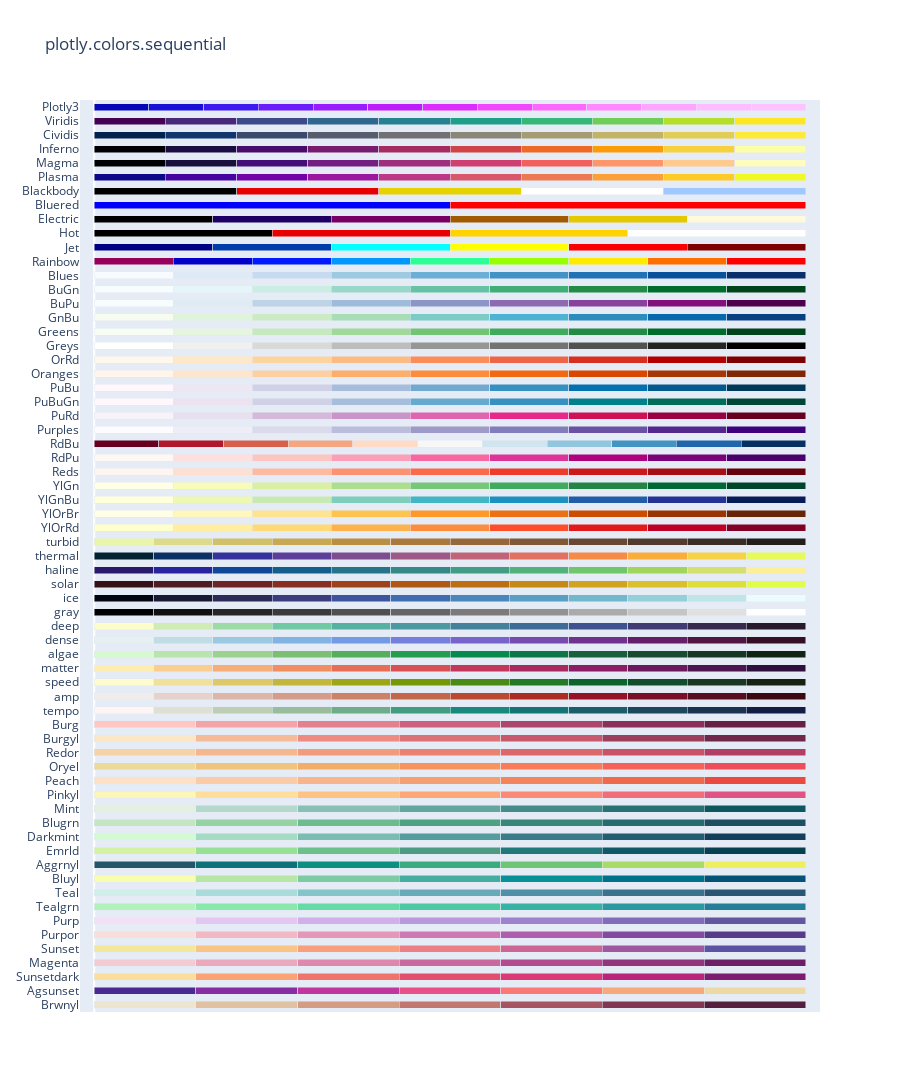

Notebook source saved alongside this figure:
### Markdown cell above
### Some Colours

### Code cell
px.colors.sequential.swatches()

### Figure 1 — Plotly figure (JSON) as saved in the notebook; plotly's stock layout.template omitted (floating-point values rounded to 4 significant figures)
{"data": [{"customdata": [0, 1, 2, 3, 4, 5, 6], "hovertemplate": "%{y}[%{customdata}] = %{marker.color}<extra></extra>", "marker": {"color": ["rgb(237, 229, 207)", "rgb(224, 194, 162)", "rgb(211, 156, 131)", "rgb(193, 118, 111)", "rgb(166, 84, 97)", "rgb(129, 55, 83)", "rgb(84, 31, 63)"]}, "orientation": "h", "type": "bar", "x": [1, 1, 1, 1, 1, 1, 1], "y": ["Brwnyl", "Brwnyl", "Brwnyl", "Brwnyl", "Brwnyl", "Brwnyl", "Brwnyl"]}, {"customdata": [0, 1, 2, 3, 4, 5, 6], "hovertemplate": "%{y}[%{customdata}] = %{marker.color}<extra></extra>", "marker": {"color": ["rgb(75, 41, 145)", "rgb(135, 44, 162)", "rgb(192, 54, 157)", "rgb(234, 79, 136)", "rgb(250, 120, 118)", "rgb(246, 169, 122)", "rgb(237, 217, 163)"]}, "orientation": "h", "type": "bar", "x": [1, 1, 1, 1, 1, 1, 1], "y": ["Agsunset", "Agsunset", "Agsunset", "Agsunset", "Agsunset", "Agsunset", "Agsunset"]}, {"customdata": [0, 1, 2, 3, 4, 5, 6], "hovertemplate": "%{y}[%{customdata}] = %{marker.color}<extra></extra>", "marker": {"color": ["rgb(252, 222, 156)", "rgb(250, 164, 118)", "rgb(240, 116, 110)", "rgb(227, 79, 111)", "rgb(220, 57, 119)", "rgb(185, 37, 122)", "rgb(124, 29, 111)"]}, "orientation": "h", "type": "bar", "x": [1, 1, 1, 1, 1, 1, 1], "y": ["Sunsetdark", "Sunsetdark", "Sunsetdark", "Sunsetdark", "Sunsetdark", "Sunsetdark", "Sunsetdark"]}, {"customdata": [0, 1, 2, 3, 4, 5, 6], "hovertemplate": "%{y}[%{customdata}] = %{marker.color}<extra></extra>", "marker": {"color": ["rgb(243, 203, 211)", "rgb(234, 169, 189)", "rgb(221, 136, 172)", "rgb(202, 105, 157)", "rgb(177, 77, 142)", "rgb(145, 53, 125)", "rgb(108, 33, 103)"]}, "orientation": "h", "type": "bar", "x": [1, 1, 1, 1, 1, 1, 1], "y": ["Magenta", "Magenta", "Magenta", "Magenta", "Magenta", "Magenta", "Magenta"]}, {"customdata": [0, 1, 2, 3, 4, 5, 6], "hovertemplate": "%{y}[%{customdata}] = %{marker.color}<extra></extra>", "marker": {"color": ["rgb(243, 231, 155)", "rgb(250, 196, 132)", "rgb(248, 160, 126)", "rgb(235, 127, 134)", "rgb(206, 102, 147)", "rgb(160, 89, 160)", "rgb(92, 83, 165)"]}, "orientation": "h", "type": "bar", "x": [1, 1, 1, 1, 1, 1, 1], "y": ["Sunset", "Sunset", "Sunset", "Sunset", "Sunset", "Sunset", "Sunset"]}, {"customdata": [0, 1, 2, 3, 4, 5, 6], "hovertemplate": "%{y}[%{customdata}] = %{marker.color}<extra></extra>", "marker": {"color": ["rgb(249, 221, 218)", "rgb(242, 185, 196)", "rgb(229, 151, 185)", "rgb(206, 120, 179)", "rgb(173, 95, 173)", "rgb(131, 75, 160)", "rgb(87, 59, 136)"]}, "orientation": "h", "type": "bar", "x": [1, 1, 1, 1, 1, 1, 1], "y": ["Purpor", "Purpor", "Purpor", "Purpor", "Purpor", "Purpor", "Purpor"]}, {"customdata": [0, 1, 2, 3, 4, 5, 6], "hovertemplate": "%{y}[%{customdata}] = %{marker.color}<extra></extra>", "marker": {"color": ["rgb(243, 224, 247)", "rgb(228, 199, 241)", "rgb(209, 175, 232)", "rgb(185, 152, 221)", "rgb(159, 130, 206)", "rgb(130, 109, 186)", "rgb(99, 88, 159)"]}, "orientation": "h", "type": "bar", "x": [1, 1, 1, 1, 1, 1, 1], "y": ["Purp", "Purp", "Purp", "Purp", "Purp", "Purp", "Purp"]}, {"customdata": [0, 1, 2, 3, 4, 5, 6], "hovertemplate": "%{y}[%{customdata}] = %{marker.color}<extra></extra>", "marker": {"color": ["rgb(176, 242, 188)", "rgb(137, 232, 172)", "rgb(103, 219, 165)", "rgb(76, 200, 163)", "rgb(56, 178, 163)", "rgb(44, 152, 160)", "rgb(37, 125, 152)"]}, "orientation": "h", "type": "bar", "x": [1, 1, 1, 1, 1, 1, 1], "y": ["Tealgrn", "Tealgrn", "Tealgrn", "Tealgrn", "Tealgrn", "Tealgrn", "Tealgrn"]}, {"customdata": [0, 1, 2, 3, 4, 5, 6], "hovertemplate": "%{y}[%{customdata}] = %{marker.color}<extra></extra>", "marker": {"color": ["rgb(209, 238, 234)", "rgb(168, 219, 217)", "rgb(133, 196, 201)", "rgb(104, 171, 184)", "rgb(79, 144, 166)", "rgb(59, 115, 143)", "rgb(42, 86, 116)"]}, "orientation": "h", "type": "bar", "x": [1, 1, 1, 1, 1, 1, 1], "y": ["Teal", "Teal", "Teal", "Teal", "Teal", "Teal", "Teal"]}, {"customdata": [0, 1, 2, 3, 4, 5, 6], "hovertemplate": "%{y}[%{customdata}] = %{marker.color}<extra></extra>", "marker": {"color": ["rgb(247, 254, 174)", "rgb(183, 230, 165)", "rgb(124, 203, 162)", "rgb(70, 174, 160)", "rgb(8, 144, 153)", "rgb(0, 113, 139)", "rgb(4, 82, 117)"]}, "orientation": "h", "type": "bar", "x": [1, 1, 1, 1, 1, 1, 1], "y": ["Bluyl", "Bluyl", "Bluyl", "Bluyl", "Bluyl", "Bluyl", "Bluyl"]}, {"customdata": [0, 1, 2, 3, 4, 5, 6], "hovertemplate": "%{y}[%{customdata}] = %{marker.color}<extra></extra>", "marker": {"color": ["rgb(36, 86, 104)", "rgb(15, 114, 121)", "rgb(13, 143, 129)", "rgb(57, 171, 126)", "rgb(110, 197, 116)", "rgb(169, 220, 103)", "rgb(237, 239, 93)"]}, "orientation": "h", "type": "bar", "x": [1, 1, 1, 1, 1, 1, 1], "y": ["Aggrnyl", "Aggrnyl", "Aggrnyl", "Aggrnyl", "Aggrnyl", "Aggrnyl", "Aggrnyl"]}, {"customdata": [0, 1, 2, 3, 4, 5, 6], "hovertemplate": "%{y}[%{customdata}] = %{marker.color}<extra></extra>", "marker": {"color": ["rgb(211, 242, 163)", "rgb(151, 225, 150)", "rgb(108, 192, 139)", "rgb(76, 155, 130)", "rgb(33, 122, 121)", "rgb(16, 89, 101)", "rgb(7, 64, 80)"]}, "orientation": "h", "type": "bar", "x": [1, 1, 1, 1, 1, 1, 1], "y": ["Emrld", "Emrld", "Emrld", "Emrld", "Emrld", "Emrld", "Emrld"]}, {"customdata": [0, 1, 2, 3, 4, 5, 6], "hovertemplate": "%{y}[%{customdata}] = %{marker.color}<extra></extra>", "marker": {"color": ["rgb(210, 251, 212)", "rgb(165, 219, 194)", "rgb(123, 188, 176)", "rgb(85, 156, 158)", "rgb(58, 124, 137)", "rgb(35, 93, 114)", "rgb(18, 63, 90)"]}, "orientation": "h", "type": "bar", "x": [1, 1, 1, 1, 1, 1, 1], "y": ["Darkmint", "Darkmint", "Darkmint", "Darkmint", "Darkmint", "Darkmint", "Darkmint"]}, {"customdata": [0, 1, 2, 3, 4, 5, 6], "hovertemplate": "%{y}[%{customdata}] = %{marker.color}<extra></extra>", "marker": {"color": ["rgb(196, 230, 195)", "rgb(150, 210, 164)", "rgb(109, 188, 144)", "rgb(77, 162, 132)", "rgb(54, 135, 122)", "rgb(38, 107, 110)", "rgb(29, 79, 96)"]}, "orientation": "h", "type": "bar", "x": [1, 1, 1, 1, 1, 1, 1], "y": ["Blugrn", "Blugrn", "Blugrn", "Blugrn", "Blugrn", "Blugrn", "Blugrn"]}, {"customdata": [0, 1, 2, 3, 4, 5, 6], "hovertemplate": "%{y}[%{customdata}] = %{marker.color}<extra></extra>", "marker": {"color": ["rgb(228, 241, 225)", "rgb(180, 217, 204)", "rgb(137, 192, 182)", "rgb(99, 166, 160)", "rgb(68, 140, 138)", "rgb(40, 114, 116)", "rgb(13, 88, 95)"]}, "orientation": "h", "type": "bar", "x": [1, 1, 1, 1, 1, 1, 1], "y": ["Mint", "Mint", "Mint", "Mint", "Mint", "Mint", "Mint"]}, {"customdata": [0, 1, 2, 3, 4, 5, 6], "hovertemplate": "%{y}[%{customdata}] = %{marker.color}<extra></extra>", "marker": {"color": ["rgb(254, 246, 181)", "rgb(255, 221, 154)", "rgb(255, 194, 133)", "rgb(255, 166, 121)", "rgb(250, 138, 118)", "rgb(241, 109, 122)", "rgb(225, 83, 131)"]}, "orientation": "h", "type": "bar", "x": [1, 1, 1, 1, 1, 1, 1], "y": ["Pinkyl", "Pinkyl", "Pinkyl", "Pinkyl", "Pinkyl", "Pinkyl", "Pinkyl"]}, {"customdata": [0, 1, 2, 3, 4, 5, 6], "hovertemplate": "%{y}[%{customdata}] = %{marker.color}<extra></extra>", "marker": {"color": ["rgb(253, 224, 197)", "rgb(250, 203, 166)", "rgb(248, 181, 139)", "rgb(245, 158, 114)", "rgb(242, 133, 93)", "rgb(239, 106, 76)", "rgb(235, 74, 64)"]}, "orientation": "h", "type": "bar", "x": [1, 1, 1, 1, 1, 1, 1], "y": ["Peach", "Peach", "Peach", "Peach", "Peach", "Peach", "Peach"]}, {"customdata": [0, 1, 2, 3, 4, 5, 6], "hovertemplate": "%{y}[%{customdata}] = %{marker.color}<extra></extra>", "marker": {"color": ["rgb(236, 218, 154)", "rgb(239, 196, 126)", "rgb(243, 173, 106)", "rgb(247, 148, 93)", "rgb(249, 123, 87)", "rgb(246, 99, 86)", "rgb(238, 77, 90)"]}, "orientation": "h", "type": "bar", "x": [1, 1, 1, 1, 1, 1, 1], "y": ["Oryel", "Oryel", "Oryel", "Oryel", "Oryel", "Oryel", "Oryel"]}, {"customdata": [0, 1, 2, 3, 4, 5, 6], "hovertemplate": "%{y}[%{customdata}] = %{marker.color}<extra></extra>", "marker": {"color": ["rgb(246, 210, 169)", "rgb(245, 183, 142)", "rgb(241, 156, 124)", "rgb(234, 129, 113)", "rgb(221, 104, 108)", "rgb(202, 82, 104)", "rgb(177, 63, 100)"]}, "orientation": "h", "type": "bar", "x": [1, 1, 1, 1, 1, 1, 1], "y": ["Redor", "Redor", "Redor", "Redor", "Redor", "Redor", "Redor"]}, {"customdata": [0, 1, 2, 3, 4, 5, 6], "hovertemplate": "%{y}[%{customdata}] = %{marker.color}<extra></extra>", "marker": {"color": ["rgb(251, 230, 197)", "rgb(245, 186, 152)", "rgb(238, 138, 130)", "rgb(220, 113, 118)", "rgb(200, 88, 108)", "rgb(156, 63, 93)", "rgb(112, 40, 74)"]}, "orientation": "h", "type": "bar", "x": [1, 1, 1, 1, 1, 1, 1], "y": ["Burgyl", "Burgyl", "Burgyl", "Burgyl", "Burgyl", "Burgyl", "Burgyl"]}, {"customdata": [0, 1, 2, 3, 4, 5, 6], "hovertemplate": "%{y}[%{customdata}] = %{marker.color}<extra></extra>", "marker": {"color": ["rgb(255, 198, 196)", "rgb(244, 163, 168)", "rgb(227, 129, 145)", "rgb(204, 96, 125)", "rgb(173, 70, 108)", "rgb(139, 48, 88)", "rgb(103, 32, 68)"]}, "orientation": "h", "type": "bar", "x": [1, 1, 1, 1, 1, 1, 1], "y": ["Burg", "Burg", "Burg", "Burg", "Burg", "Burg", "Burg"]}, {"customdata": [0, 1, 2, 3, 4, 5, 6, 7, 8, 9, 10, 11], "hovertemplate": "%{y}[%{customdata}] = %{marker.color}<extra></extra>", "marker": {"color": ["rgb(254, 245, 244)", "rgb(222, 224, 210)", "rgb(189, 206, 181)", "rgb(153, 189, 156)", "rgb(110, 173, 138)", "rgb(65, 157, 129)", "rgb(25, 137, 125)", "rgb(18, 116, 117)", "rgb(25, 94, 106)", "rgb(28, 72, 93)", "rgb(25, 51, 80)", "rgb(20, 29, 67)"]}, "orientation": "h", "type": "bar", "x": [1, 1, 1, 1, 1, 1, 1, 1, 1, 1, 1, 1], "y": ["tempo", "tempo", "tempo", "tempo", "tempo", "tempo", "tempo", "tempo", "tempo", "tempo", "tempo", "tempo"]}, {"customdata": [0, 1, 2, 3, 4, 5, 6, 7, 8, 9, 10, 11], "hovertemplate": "%{y}[%{customdata}] = %{marker.color}<extra></extra>", "marker": {"color": ["rgb(241, 236, 236)", "rgb(230, 209, 203)", "rgb(221, 182, 170)", "rgb(213, 156, 137)", "rgb(205, 129, 103)", "rgb(196, 102, 73)", "rgb(186, 74, 47)", "rgb(172, 44, 36)", "rgb(149, 19, 39)", "rgb(120, 14, 40)", "rgb(89, 13, 31)", "rgb(60, 9, 17)"]}, "orientation": "h", "type": "bar", "x": [1, 1, 1, 1, 1, 1, 1, 1, 1, 1, 1, 1], "y": ["amp", "amp", "amp", "amp", "amp", "amp", "amp", "amp", "amp", "amp", "amp", "amp"]}, {"customdata": [0, 1, 2, 3, 4, 5, 6, 7, 8, 9, 10, 11], "hovertemplate": "%{y}[%{customdata}] = %{marker.color}<extra></extra>", "marker": {"color": ["rgb(254, 252, 205)", "rgb(239, 225, 156)", "rgb(221, 201, 106)", "rgb(194, 182, 59)", "rgb(157, 167, 21)", "rgb(116, 153, 5)", "rgb(75, 138, 20)", "rgb(35, 121, 36)", "rgb(11, 100, 44)", "rgb(18, 78, 43)", "rgb(25, 56, 34)", "rgb(23, 35, 18)"]}, "orientation": "h", "type": "bar", "x": [1, 1, 1, 1, 1, 1, 1, 1, 1, 1, 1, 1], "y": ["speed", "speed", "speed", "speed", "speed", "speed", "speed", "speed", "speed", "speed", "speed", "speed"]}, {"customdata": [0, 1, 2, 3, 4, 5, 6, 7, 8, 9, 10, 11], "hovertemplate": "%{y}[%{customdata}] = %{marker.color}<extra></extra>", "marker": {"color": ["rgb(253, 237, 176)", "rgb(250, 205, 145)", "rgb(246, 173, 119)", "rgb(240, 142, 98)", "rgb(231, 109, 84)", "rgb(216, 80, 83)", "rgb(195, 56, 90)", "rgb(168, 40, 96)", "rgb(138, 29, 99)", "rgb(107, 24, 93)", "rgb(76, 21, 80)", "rgb(47, 15, 61)"]}, "orientation": "h", "type": "bar", "x": [1, 1, 1, 1, 1, 1, 1, 1, 1, 1, 1, 1], "y": ["matter", "matter", "matter", "matter", "matter", "matter", "matter", "matter", "matter", "matter", "matter", "matter"]}, {"customdata": [0, 1, 2, 3, 4, 5, 6, 7, 8, 9, 10, 11], "hovertemplate": "%{y}[%{customdata}] = %{marker.color}<extra></extra>", "marker": {"color": ["rgb(214, 249, 207)", "rgb(186, 228, 174)", "rgb(156, 209, 143)", "rgb(124, 191, 115)", "rgb(85, 174, 91)", "rgb(37, 157, 81)", "rgb(7, 138, 78)", "rgb(13, 117, 71)", "rgb(23, 95, 61)", "rgb(25, 75, 49)", "rgb(23, 55, 35)", "rgb(17, 36, 20)"]}, "orientation": "h", "type": "bar", "x": [1, 1, 1, 1, 1, 1, 1, 1, 1, 1, 1, 1], "y": ["algae", "algae", "algae", "algae", "algae", "algae", "algae", "algae", "algae", "algae", "algae", "algae"]}, {"customdata": [0, 1, 2, 3, 4, 5, 6, 7, 8, 9, 10, 11], "hovertemplate": "%{y}[%{customdata}] = %{marker.color}<extra></extra>", "marker": {"color": ["rgb(230, 240, 240)", "rgb(191, 221, 229)", "rgb(156, 201, 226)", "rgb(129, 180, 227)", "rgb(115, 154, 228)", "rgb(117, 127, 221)", "rgb(120, 100, 202)", "rgb(119, 74, 175)", "rgb(113, 50, 141)", "rgb(100, 31, 104)", "rgb(80, 20, 66)", "rgb(54, 14, 36)"]}, "orientation": "h", "type": "bar", "x": [1, 1, 1, 1, 1, 1, 1, 1, 1, 1, 1, 1], "y": ["dense", "dense", "dense", "dense", "dense", "dense", "dense", "dense", "dense", "dense", "dense", "dense"]}, {"customdata": [0, 1, 2, 3, 4, 5, 6, 7, 8, 9, 10, 11], "hovertemplate": "%{y}[%{customdata}] = %{marker.color}<extra></extra>", "marker": {"color": ["rgb(253, 253, 204)", "rgb(206, 236, 179)", "rgb(156, 219, 165)", "rgb(111, 201, 163)", "rgb(86, 177, 163)", "rgb(76, 153, 160)", "rgb(68, 130, 155)", "rgb(62, 108, 150)", "rgb(62, 82, 143)", "rgb(64, 60, 115)", "rgb(54, 43, 77)", "rgb(39, 26, 44)"]}, "orientation": "h", "type": "bar", "x": [1, 1, 1, 1, 1, 1, 1, 1, 1, 1, 1, 1], "y": ["deep", "deep", "deep", "deep", "deep", "deep", "deep", "deep", "deep", "deep", "deep", "deep"]}, {"customdata": [0, 1, 2, 3, 4, 5, 6, 7, 8, 9, 10, 11], "hovertemplate": "%{y}[%{customdata}] = %{marker.color}<extra></extra>", "marker": {"color": ["rgb(0, 0, 0)", "rgb(16, 16, 16)", "rgb(38, 38, 38)", "rgb(59, 59, 59)", "rgb(81, 80, 80)", "rgb(102, 101, 101)", "rgb(124, 123, 122)", "rgb(146, 146, 145)", "rgb(171, 171, 170)", "rgb(197, 197, 195)", "rgb(224, 224, 223)", "rgb(254, 254, 253)"]}, "orientation": "h", "type": "bar", "x": [1, 1, 1, 1, 1, 1, 1, 1, 1, 1, 1, 1], "y": ["gray", "gray", "gray", "gray", "gray", "gray", "gray", "gray", "gray", "gray", "gray", "gray"]}, {"customdata": [0, 1, 2, 3, 4, 5, 6, 7, 8, 9, 10, 11], "hovertemplate": "%{y}[%{customdata}] = %{marker.color}<extra></extra>", "marker": {"color": ["rgb(3, 5, 18)", "rgb(25, 25, 51)", "rgb(44, 42, 87)", "rgb(58, 60, 125)", "rgb(62, 83, 160)", "rgb(62, 109, 178)", "rgb(72, 134, 187)", "rgb(89, 159, 196)", "rgb(114, 184, 205)", "rgb(149, 207, 216)", "rgb(192, 229, 232)", "rgb(234, 252, 253)"]}, "orientation": "h", "type": "bar", "x": [1, 1, 1, 1, 1, 1, 1, 1, 1, 1, 1, 1], "y": ["ice", "ice", "ice", "ice", "ice", "ice", "ice", "ice", "ice", "ice", "ice", "ice"]}, {"customdata": [0, 1, 2, 3, 4, 5, 6, 7, 8, 9, 10, 11], "hovertemplate": "%{y}[%{customdata}] = %{marker.color}<extra></extra>", "marker": {"color": ["rgb(51, 19, 23)", "rgb(79, 28, 33)", "rgb(108, 36, 36)", "rgb(135, 47, 32)", "rgb(157, 66, 25)", "rgb(174, 88, 20)", "rgb(188, 111, 19)", "rgb(199, 137, 22)", "rgb(209, 164, 32)", "rgb(217, 192, 44)", "rgb(222, 222, 59)", "rgb(224, 253, 74)"]}, "orientation": "h", "type": "bar", "x": [1, 1, 1, 1, 1, 1, 1, 1, 1, 1, 1, 1], "y": ["solar", "solar", "solar", "solar", "solar", "solar", "solar", "solar", "solar", "solar", "solar", "solar"]}, {"customdata": [0, 1, 2, 3, 4, 5, 6, 7, 8, 9, 10, 11], "hovertemplate": "%{y}[%{customdata}] = %{marker.color}<extra></extra>", "marker": {"color": ["rgb(41, 24, 107)", "rgb(42, 35, 160)", "rgb(15, 71, 153)", "rgb(18, 95, 142)", "rgb(38, 116, 137)", "rgb(53, 136, 136)", "rgb(65, 157, 133)", "rgb(81, 178, 124)", "rgb(111, 198, 107)", "rgb(160, 214, 91)", "rgb(212, 225, 112)", "rgb(253, 238, 153)"]}, "orientation": "h", "type": "bar", "x": [1, 1, 1, 1, 1, 1, 1, 1, 1, 1, 1, 1], "y": ["haline", "haline", "haline", "haline", "haline", "haline", "haline", "haline", "haline", "haline", "haline", "haline"]}, {"customdata": [0, 1, 2, 3, 4, 5, 6, 7, 8, 9, 10, 11], "hovertemplate": "%{y}[%{customdata}] = %{marker.color}<extra></extra>", "marker": {"color": ["rgb(3, 35, 51)", "rgb(13, 48, 100)", "rgb(53, 50, 155)", "rgb(93, 62, 153)", "rgb(126, 77, 143)", "rgb(158, 89, 135)", "rgb(193, 100, 121)", "rgb(225, 113, 97)", "rgb(246, 139, 69)", "rgb(251, 173, 60)", "rgb(246, 211, 70)", "rgb(231, 250, 90)"]}, "orientation": "h", "type": "bar", "x": [1, 1, 1, 1, 1, 1, 1, 1, 1, 1, 1, 1], "y": ["thermal", "thermal", "thermal", "thermal", "thermal", "thermal", "thermal", "thermal", "thermal", "thermal", "thermal", "thermal"]}, {"customdata": [0, 1, 2, 3, 4, 5, 6, 7, 8, 9, 10, 11], "hovertemplate": "%{y}[%{customdata}] = %{marker.color}<extra></extra>", "marker": {"color": ["rgb(232, 245, 171)", "rgb(220, 219, 137)", "rgb(209, 193, 107)", "rgb(199, 168, 83)", "rgb(186, 143, 66)", "rgb(170, 121, 60)", "rgb(151, 103, 58)", "rgb(129, 87, 56)", "rgb(104, 72, 53)", "rgb(80, 59, 46)", "rgb(57, 45, 37)", "rgb(34, 30, 27)"]}, "orientation": "h", "type": "bar", "x": [1, 1, 1, 1, 1, 1, 1, 1, 1, 1, 1, 1], "y": ["turbid", "turbid", "turbid", "turbid", "turbid", "turbid", "turbid", "turbid", "turbid", "turbid", "turbid", "turbid"]}, {"customdata": [0, 1, 2, 3, 4, 5, 6, 7, 8], "hovertemplate": "%{y}[%{customdata}] = %{marker.color}<extra></extra>", "marker": {"color": ["rgb(255,255,204)", "rgb(255,237,160)", "rgb(254,217,118)", "rgb(254,178,76)", "rgb(253,141,60)", "rgb(252,78,42)", "rgb(227,26,28)", "rgb(189,0,38)", "rgb(128,0,38)"]}, "orientation": "h", "type": "bar", "x": [1, 1, 1, 1, 1, 1, 1, 1, 1], "y": ["YlOrRd", "YlOrRd", "YlOrRd", "YlOrRd", "YlOrRd", "YlOrRd", "YlOrRd", "YlOrRd", "YlOrRd"]}, {"customdata": [0, 1, 2, 3, 4, 5, 6, 7, 8], "hovertemplate": "%{y}[%{customdata}] = %{marker.color}<extra></extra>", "marker": {"color": ["rgb(255,255,229)", "rgb(255,247,188)", "rgb(254,227,145)", "rgb(254,196,79)", "rgb(254,153,41)", "rgb(236,112,20)", "rgb(204,76,2)", "rgb(153,52,4)", "rgb(102,37,6)"]}, "orientation": "h", "type": "bar", "x": [1, 1, 1, 1, 1, 1, 1, 1, 1], "y": ["YlOrBr", "YlOrBr", "YlOrBr", "YlOrBr", "YlOrBr", "YlOrBr", "YlOrBr", "YlOrBr", "YlOrBr"]}, {"customdata": [0, 1, 2, 3, 4, 5, 6, 7, 8], "hovertemplate": "%{y}[%{customdata}] = %{marker.color}<extra></extra>", "marker": {"color": ["rgb(255,255,217)", "rgb(237,248,177)", "rgb(199,233,180)", "rgb(127,205,187)", "rgb(65,182,196)", "rgb(29,145,192)", "rgb(34,94,168)", "rgb(37,52,148)", "rgb(8,29,88)"]}, "orientation": "h", "type": "bar", "x": [1, 1, 1, 1, 1, 1, 1, 1, 1], "y": ["YlGnBu", "YlGnBu", "YlGnBu", "YlGnBu", "YlGnBu", "YlGnBu", "YlGnBu", "YlGnBu", "YlGnBu"]}, {"customdata": [0, 1, 2, 3, 4, 5, 6, 7, 8], "hovertemplate": "%{y}[%{customdata}] = %{marker.color}<extra></extra>", "marker": {"color": ["rgb(255,255,229)", "rgb(247,252,185)", "rgb(217,240,163)", "rgb(173,221,142)", "rgb(120,198,121)", "rgb(65,171,93)", "rgb(35,132,67)", "rgb(0,104,55)", "rgb(0,69,41)"]}, "orientation": "h", "type": "bar", "x": [1, 1, 1, 1, 1, 1, 1, 1, 1], "y": ["YlGn", "YlGn", "YlGn", "YlGn", "YlGn", "YlGn", "YlGn", "YlGn", "YlGn"]}, {"customdata": [0, 1, 2, 3, 4, 5, 6, 7, 8], "hovertemplate": "%{y}[%{customdata}] = %{marker.color}<extra></extra>", "marker": {"color": ["rgb(255,245,240)", "rgb(254,224,210)", "rgb(252,187,161)", "rgb(252,146,114)", "rgb(251,106,74)", "rgb(239,59,44)", "rgb(203,24,29)", "rgb(165,15,21)", "rgb(103,0,13)"]}, "orientation": "h", "type": "bar", "x": [1, 1, 1, 1, 1, 1, 1, 1, 1], "y": ["Reds", "Reds", "Reds", "Reds", "Reds", "Reds", "Reds", "Reds", "Reds"]}, {"customdata": [0, 1, 2, 3, 4, 5, 6, 7, 8], "hovertemplate": "%{y}[%{customdata}] = %{marker.color}<extra></extra>", "marker": {"color": ["rgb(255,247,243)", "rgb(253,224,221)", "rgb(252,197,192)", "rgb(250,159,181)", "rgb(247,104,161)", "rgb(221,52,151)", "rgb(174,1,126)", "rgb(122,1,119)", "rgb(73,0,106)"]}, "orientation": "h", "type": "bar", "x": [1, 1, 1, 1, 1, 1, 1, 1, 1], "y": ["RdPu", "RdPu", "RdPu", "RdPu", "RdPu", "RdPu", "RdPu", "RdPu", "RdPu"]}, {"customdata": [0, 1, 2, 3, 4, 5, 6, 7, 8, 9, 10], "hovertemplate": "%{y}[%{customdata}] = %{marker.color}<extra></extra>", "marker": {"color": ["rgb(103,0,31)", "rgb(178,24,43)", "rgb(214,96,77)", "rgb(244,165,130)", "rgb(253,219,199)", "rgb(247,247,247)", "rgb(209,229,240)", "rgb(146,197,222)", "rgb(67,147,195)", "rgb(33,102,172)", "rgb(5,48,97)"]}, "orientation": "h", "type": "bar", "x": [1, 1, 1, 1, 1, 1, 1, 1, 1, 1, 1], "y": ["RdBu", "RdBu", "RdBu", "RdBu", "RdBu", "RdBu", "RdBu", "RdBu", "RdBu", "RdBu", "RdBu"]}, {"customdata": [0, 1, 2, 3, 4, 5, 6, 7, 8], "hovertemplate": "%{y}[%{customdata}] = %{marker.color}<extra></extra>", "marker": {"color": ["rgb(252,251,253)", "rgb(239,237,245)", "rgb(218,218,235)", "rgb(188,189,220)", "rgb(158,154,200)", "rgb(128,125,186)", "rgb(106,81,163)", "rgb(84,39,143)", "rgb(63,0,125)"]}, "orientation": "h", "type": "bar", "x": [1, 1, 1, 1, 1, 1, 1, 1, 1], "y": ["Purples", "Purples", "Purples", "Purples", "Purples", "Purples", "Purples", "Purples", "Purples"]}, {"customdata": [0, 1, 2, 3, 4, 5, 6, 7, 8], "hovertemplate": "%{y}[%{customdata}] = %{marker.color}<extra></extra>", "marker": {"color": ["rgb(247,244,249)", "rgb(231,225,239)", "rgb(212,185,218)", "rgb(201,148,199)", "rgb(223,101,176)", "rgb(231,41,138)", "rgb(206,18,86)", "rgb(152,0,67)", "rgb(103,0,31)"]}, "orientation": "h", "type": "bar", "x": [1, 1, 1, 1, 1, 1, 1, 1, 1], "y": ["PuRd", "PuRd", "PuRd", "PuRd", "PuRd", "PuRd", "PuRd", "PuRd", "PuRd"]}, {"customdata": [0, 1, 2, 3, 4, 5, 6, 7, 8], "hovertemplate": "%{y}[%{customdata}] = %{marker.color}<extra></extra>", "marker": {"color": ["rgb(255,247,251)", "rgb(236,226,240)", "rgb(208,209,230)", "rgb(166,189,219)", "rgb(103,169,207)", "rgb(54,144,192)", "rgb(2,129,138)", "rgb(1,108,89)", "rgb(1,70,54)"]}, "orientation": "h", "type": "bar", "x": [1, 1, 1, 1, 1, 1, 1, 1, 1], "y": ["PuBuGn", "PuBuGn", "PuBuGn", "PuBuGn", "PuBuGn", "PuBuGn", "PuBuGn", "PuBuGn", "PuBuGn"]}, {"customdata": [0, 1, 2, 3, 4, 5, 6, 7, 8], "hovertemplate": "%{y}[%{customdata}] = %{marker.color}<extra></extra>", "marker": {"color": ["rgb(255,247,251)", "rgb(236,231,242)", "rgb(208,209,230)", "rgb(166,189,219)", "rgb(116,169,207)", "rgb(54,144,192)", "rgb(5,112,176)", "rgb(4,90,141)", "rgb(2,56,88)"]}, "orientation": "h", "type": "bar", "x": [1, 1, 1, 1, 1, 1, 1, 1, 1], "y": ["PuBu", "PuBu", "PuBu", "PuBu", "PuBu", "PuBu", "PuBu", "PuBu", "PuBu"]}, {"customdata": [0, 1, 2, 3, 4, 5, 6, 7, 8], "hovertemplate": "%{y}[%{customdata}] = %{marker.color}<extra></extra>", "marker": {"color": ["rgb(255,245,235)", "rgb(254,230,206)", "rgb(253,208,162)", "rgb(253,174,107)", "rgb(253,141,60)", "rgb(241,105,19)", "rgb(217,72,1)", "rgb(166,54,3)", "rgb(127,39,4)"]}, "orientation": "h", "type": "bar", "x": [1, 1, 1, 1, 1, 1, 1, 1, 1], "y": ["Oranges", "Oranges", "Oranges", "Oranges", "Oranges", "Oranges", "Oranges", "Oranges", "Oranges"]}, {"customdata": [0, 1, 2, 3, 4, 5, 6, 7, 8], "hovertemplate": "%{y}[%{customdata}] = %{marker.color}<extra></extra>", "marker": {"color": ["rgb(255,247,236)", "rgb(254,232,200)", "rgb(253,212,158)", "rgb(253,187,132)", "rgb(252,141,89)", "rgb(239,101,72)", "rgb(215,48,31)", "rgb(179,0,0)", "rgb(127,0,0)"]}, "orientation": "h", "type": "bar", "x": [1, 1, 1, 1, 1, 1, 1, 1, 1], "y": ["OrRd", "OrRd", "OrRd", "OrRd", "OrRd", "OrRd", "OrRd", "OrRd", "OrRd"]}, {"customdata": [0, 1, 2, 3, 4, 5, 6, 7, 8], "hovertemplate": "%{y}[%{customdata}] = %{marker.color}<extra></extra>", "marker": {"color": ["rgb(255,255,255)", "rgb(240,240,240)", "rgb(217,217,217)", "rgb(189,189,189)", "rgb(150,150,150)", "rgb(115,115,115)", "rgb(82,82,82)", "rgb(37,37,37)", "rgb(0,0,0)"]}, "orientation": "h", "type": "bar", "x": [1, 1, 1, 1, 1, 1, 1, 1, 1], "y": ["Greys", "Greys", "Greys", "Greys", "Greys", "Greys", "Greys", "Greys", "Greys"]}, {"customdata": [0, 1, 2, 3, 4, 5, 6, 7, 8], "hovertemplate": "%{y}[%{customdata}] = %{marker.color}<extra></extra>", "marker": {"color": ["rgb(247,252,245)", "rgb(229,245,224)", "rgb(199,233,192)", "rgb(161,217,155)", "rgb(116,196,118)", "rgb(65,171,93)", "rgb(35,139,69)", "rgb(0,109,44)", "rgb(0,68,27)"]}, "orientation": "h", "type": "bar", "x": [1, 1, 1, 1, 1, 1, 1, 1, 1], "y": ["Greens", "Greens", "Greens", "Greens", "Greens", "Greens", "Greens", "Greens", "Greens"]}, {"customdata": [0, 1, 2, 3, 4, 5, 6, 7, 8], "hovertemplate": "%{y}[%{customdata}] = %{marker.color}<extra></extra>", "marker": {"color": ["rgb(247,252,240)", "rgb(224,243,219)", "rgb(204,235,197)", "rgb(168,221,181)", "rgb(123,204,196)", "rgb(78,179,211)", "rgb(43,140,190)", "rgb(8,104,172)", "rgb(8,64,129)"]}, "orientation": "h", "type": "bar", "x": [1, 1, 1, 1, 1, 1, 1, 1, 1], "y": ["GnBu", "GnBu", "GnBu", "GnBu", "GnBu", "GnBu", "GnBu", "GnBu", "GnBu"]}, {"customdata": [0, 1, 2, 3, 4, 5, 6, 7, 8], "hovertemplate": "%{y}[%{customdata}] = %{marker.color}<extra></extra>", "marker": {"color": ["rgb(247,252,253)", "rgb(224,236,244)", "rgb(191,211,230)", "rgb(158,188,218)", "rgb(140,150,198)", "rgb(140,107,177)", "rgb(136,65,157)", "rgb(129,15,124)", "rgb(77,0,75)"]}, "orientation": "h", "type": "bar", "x": [1, 1, 1, 1, 1, 1, 1, 1, 1], "y": ["BuPu", "BuPu", "BuPu", "BuPu", "BuPu", "BuPu", "BuPu", "BuPu", "BuPu"]}, {"customdata": [0, 1, 2, 3, 4, 5, 6, 7, 8], "hovertemplate": "%{y}[%{customdata}] = %{marker.color}<extra></extra>", "marker": {"color": ["rgb(247,252,253)", "rgb(229,245,249)", "rgb(204,236,230)", "rgb(153,216,201)", "rgb(102,194,164)", "rgb(65,174,118)", "rgb(35,139,69)", "rgb(0,109,44)", "rgb(0,68,27)"]}, "orientation": "h", "type": "bar", "x": [1, 1, 1, 1, 1, 1, 1, 1, 1], "y": ["BuGn", "BuGn", "BuGn", "BuGn", "BuGn", "BuGn", "BuGn", "BuGn", "BuGn"]}, {"customdata": [0, 1, 2, 3, 4, 5, 6, 7, 8], "hovertemplate": "%{y}[%{customdata}] = %{marker.color}<extra></extra>", "marker": {"color": ["rgb(247,251,255)", "rgb(222,235,247)", "rgb(198,219,239)", "rgb(158,202,225)", "rgb(107,174,214)", "rgb(66,146,198)", "rgb(33,113,181)", "rgb(8,81,156)", "rgb(8,48,107)"]}, "orientation": "h", "type": "bar", "x": [1, 1, 1, 1, 1, 1, 1, 1, 1], "y": ["Blues", "Blues", "Blues", "Blues", "Blues", "Blues", "Blues", "Blues", "Blues"]}, {"customdata": [0, 1, 2, 3, 4, 5, 6, 7, 8], "hovertemplate": "%{y}[%{customdata}] = %{marker.color}<extra></extra>", "marker": {"color": ["rgb(150,0,90)", "rgb(0,0,200)", "rgb(0,25,255)", "rgb(0,152,255)", "rgb(44,255,150)", "rgb(151,255,0)", "rgb(255,234,0)", "rgb(255,111,0)", "rgb(255,0,0)"]}, "orientation": "h", "type": "bar", "x": [1, 1, 1, 1, 1, 1, 1, 1, 1], "y": ["Rainbow", "Rainbow", "Rainbow", "Rainbow", "Rainbow", "Rainbow", "Rainbow", "Rainbow", "Rainbow"]}, {"customdata": [0, 1, 2, 3, 4, 5], "hovertemplate": "%{y}[%{customdata}] = %{marker.color}<extra></extra>", "marker": {"color": ["rgb(0,0,131)", "rgb(0,60,170)", "rgb(5,255,255)", "rgb(255,255,0)", "rgb(250,0,0)", "rgb(128,0,0)"]}, "orientation": "h", "type": "bar", "x": [1, 1, 1, 1, 1, 1], "y": ["Jet", "Jet", "Jet", "Jet", "Jet", "Jet"]}, {"customdata": [0, 1, 2, 3], "hovertemplate": "%{y}[%{customdata}] = %{marker.color}<extra></extra>", "marker": {"color": ["rgb(0,0,0)", "rgb(230,0,0)", "rgb(255,210,0)", "rgb(255,255,255)"]}, "orientation": "h", "type": "bar", "x": [1, 1, 1, 1], "y": ["Hot", "Hot", "Hot", "Hot"]}, {"customdata": [0, 1, 2, 3, 4, 5], "hovertemplate": "%{y}[%{customdata}] = %{marker.color}<extra></extra>", "marker": {"color": ["rgb(0,0,0)", "rgb(30,0,100)", "rgb(120,0,100)", "rgb(160,90,0)", "rgb(230,200,0)", "rgb(255,250,220)"]}, "orientation": "h", "type": "bar", "x": [1, 1, 1, 1, 1, 1], "y": ["Electric", "Electric", "Electric", "Electric", "Electric", "Electric"]}, {"customdata": [0, 1], "hovertemplate": "%{y}[%{customdata}] = %{marker.color}<extra></extra>", "marker": {"color": ["rgb(0,0,255)", "rgb(255,0,0)"]}, "orientation": "h", "type": "bar", "x": [1, 1], "y": ["Bluered", "Bluered"]}, {"customdata": [0, 1, 2, 3, 4], "hovertemplate": "%{y}[%{customdata}] = %{marker.color}<extra></extra>", "marker": {"color": ["rgb(0,0,0)", "rgb(230,0,0)", "rgb(230,210,0)", "rgb(255,255,255)", "rgb(160,200,255)"]}, "orientation": "h", "type": "bar", "x": [1, 1, 1, 1, 1], "y": ["Blackbody", "Blackbody", "Blackbody", "Blackbody", "Blackbody"]}, {"customdata": [0, 1, 2, 3, 4, 5, 6, 7, 8, 9], "hovertemplate": "%{y}[%{customdata}] = %{marker.color}<extra></extra>", "marker": {"color": ["#0d0887", "#46039f", "#7201a8", "#9c179e", "#bd3786", "#d8576b", "#ed7953", "#fb9f3a", "#fdca26", "#f0f921"]}, "orientation": "h", "type": "bar", "x": [1, 1, 1, 1, 1, 1, 1, 1, 1, 1], "y": ["Plasma", "Plasma", "Plasma", "Plasma", "Plasma", "Plasma", "Plasma", "Plasma", "Plasma", "Plasma"]}, {"customdata": [0, 1, 2, 3, 4, 5, 6, 7, 8, 9], "hovertemplate": "%{y}[%{customdata}] = %{marker.color}<extra></extra>", "marker": {"color": ["#000004", "#180f3d", "#440f76", "#721f81", "#9e2f7f", "#cd4071", "#f1605d", "#fd9668", "#feca8d", "#fcfdbf"]}, "orientation": "h", "type": "bar", "x": [1, 1, 1, 1, 1, 1, 1, 1, 1, 1], "y": ["Magma", "Magma", "Magma", "Magma", "Magma", "Magma", "Magma", "Magma", "Magma", "Magma"]}, {"customdata": [0, 1, 2, 3, 4, 5, 6, 7, 8, 9], "hovertemplate": "%{y}[%{customdata}] = %{marker.color}<extra></extra>", "marker": {"color": ["#000004", "#1b0c41", "#4a0c6b", "#781c6d", "#a52c60", "#cf4446", "#ed6925", "#fb9b06", "#f7d13d", "#fcffa4"]}, "orientation": "h", "type": "bar", "x": [1, 1, 1, 1, 1, 1, 1, 1, 1, 1], "y": ["Inferno", "Inferno", "Inferno", "Inferno", "Inferno", "Inferno", "Inferno", "Inferno", "Inferno", "Inferno"]}, {"customdata": [0, 1, 2, 3, 4, 5, 6, 7, 8, 9], "hovertemplate": "%{y}[%{customdata}] = %{marker.color}<extra></extra>", "marker": {"color": ["#00224e", "#123570", "#3b496c", "#575d6d", "#707173", "#8a8678", "#a59c74", "#c3b369", "#e1cc55", "#fee838"]}, "orientation": "h", "type": "bar", "x": [1, 1, 1, 1, 1, 1, 1, 1, 1, 1], "y": ["Cividis", "Cividis", "Cividis", "Cividis", "Cividis", "Cividis", "Cividis", "Cividis", "Cividis", "Cividis"]}, {"customdata": [0, 1, 2, 3, 4, 5, 6, 7, 8, 9], "hovertemplate": "%{y}[%{customdata}] = %{marker.color}<extra></extra>", "marker": {"color": ["#440154", "#482878", "#3e4989", "#31688e", "#26828e", "#1f9e89", "#35b779", "#6ece58", "#b5de2b", "#fde725"]}, "orientation": "h", "type": "bar", "x": [1, 1, 1, 1, 1, 1, 1, 1, 1, 1], "y": ["Viridis", "Viridis", "Viridis", "Viridis", "Viridis", "Viridis", "Viridis", "Viridis", "Viridis", "Viridis"]}, {"customdata": [0, 1, 2, 3, 4, 5, 6, 7, 8, 9, 10, 11, 12], "hovertemplate": "%{y}[%{customdata}] = %{marker.color}<extra></extra>", "marker": {"color": ["#0508b8", "#1910d8", "#3c19f0", "#6b1cfb", "#981cfd", "#bf1cfd", "#dd2bfd", "#f246fe", "#fc67fd", "#fe88fc", "#fea5fd", "#febefe", "#fec3fe"]}, "orientation": "h", "type": "bar", "x": [1, 1, 1, 1, 1, 1, 1, 1, 1, 1, 1, 1, 1], "y": ["Plotly3", "Plotly3", "Plotly3", "Plotly3", "Plotly3", "Plotly3", "Plotly3", "Plotly3", "Plotly3", "Plotly3", "Plotly3", "Plotly3", "Plotly3"]}], "layout": {"bargap": 0.5, "barmode": "stack", "barnorm": "fraction", "height": 2600, "showlegend": false, "title": {"text": "plotly.colors.sequential"}, "xaxis": {"range": [-0.02, 1.02], "showgrid": false, "showticklabels": false}}}
